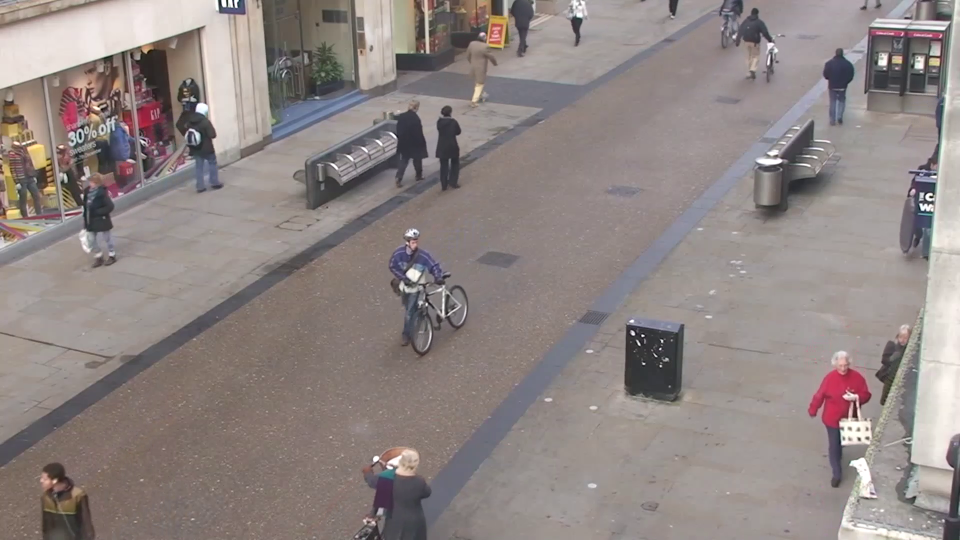
#> input picture frame 30 of Test_Video_Files/road.mp4, 1920 x 1080 px, given in place of highway.mp4, which was not available (shown at 1/2 size)
$ python main_MOT.py
#> lines starting #> are read from the running program, lines starting #| are printed output that depends on the picture; pictures that were not available may be replaced by others from this repository, and a replacement may not be noted
### MOG2_Detector_Euclidean_Distance_Tracker_OpenCV_Python/tracker.py
import math

class EuclideanDistanceTracker:

    def __init__(self):
        # Store the center positions of the objects
        self.center_points = {}

        # Keep the count of the IDs
        # Each time a new object is detected, the count will increase by one
        self.id_count = 0

    def update(self, object_boxes):
        # Object boxes and ids
        object_boxes_ids = []

        # Get center point of new object
        for object_box in object_boxes:
            x, y, w, h = object_box
            cx = (x + x + w) // 2
            cy = (y + y + h) // 2

            # Find out if that object was detected already
            same_object_detected = False
            for id, center_point in self.center_points.items():
                distance = math.hypot(cx - center_point[0], cy - center_point[1])

                if distance < 25:
                    self.center_points[id] = (cx, cy)

                    # print(self.center_points)

                    object_boxes_ids.append([x, y, w, h, id])
                    same_object_detected = True
                    break

            # New object is detected, we assign the ID to that object
            if same_object_detected is False:
                self.center_points[self.id_count] = (cx, cy)
                object_boxes_ids.append([x, y, w, h, self.id_count])
                self.id_count += 1

        # Clean the dictionary by center points to remove IDs not used anymore
        new_center_points = {}
        for object_box_id in object_boxes_ids:
            _, _, _, _, object_id = object_box_id
            center_point = self.center_points[object_id]
            new_center_points[object_id] = center_point

        # Update dictionary with IDs not used removed
        self.center_points = new_center_points.copy()

        return object_boxes_ids

### MOG2_Detector_Euclidean_Distance_Tracker_OpenCV_Python/main_MOT.py
import cv2
import sys
import time
from tracker import *

if __name__== "__main__":

    # Create tracker object
    tracker = EuclideanDistanceTracker()

    capture = cv2.VideoCapture("../Test_Video_Files/highway.mp4")

    if not capture.isOpened():
        print("Cannot open video file")
        sys.exit()

    ok, frame = capture.read()
#> frame is the input picture: shape (1080, 1920, 3); mean B, G, R 131.5, 133.7, 143.3
    if not ok:
        print("Cannot read video file")
        sys.exit()

    # Object detection
    object_detector = cv2.createBackgroundSubtractorMOG2(history = 100, varThreshold = 16)
    # object_detector = cv2.createBackgroundSubtractorKNN()

    # Initialize calculating FPS
    start = time.time_ns()
    frame_count = 0
    fps = -1

    while True:
        # Read a new frame
        ok, frame = capture.read()
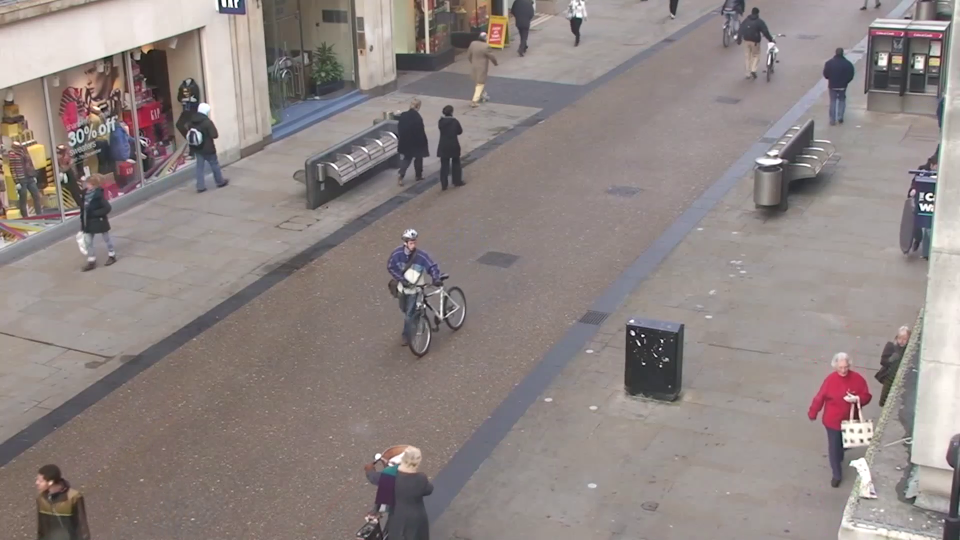
#> input picture frame 31 of Test_Video_Files/road.mp4, 1920 x 1080 px, given in place of highway.mp4, which was not available (shown at 1/2 size)
#> frame is the input picture: shape (1080, 1920, 3); mean B, G, R 131.3, 133.6, 143.2
        if not ok:
            break

        # Increase frame count
        frame_count += 1
        # timer = cv2.getTickCount()

        # Extract region of interest
        roi = frame[340:720, 500:800]
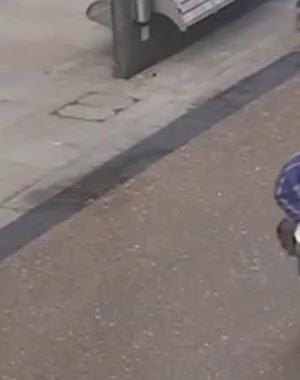
#> roi: shape (380, 300, 3); mean B, G, R 116.6, 120.1, 130.1
        # roi = frame

        # 1. Object Detection
        mask = object_detector.apply(roi)
#> mask: shape (380, 300); every value is 127
        _, mask = cv2.threshold(mask, 254, 255, cv2.THRESH_BINARY)
#> mask: shape (380, 300); every value is 0
        contours, _ = cv2.findContours(mask, cv2.RETR_TREE, cv2.CHAIN_APPROX_SIMPLE)
#> contours = []

        detections = []
        for contour in contours:
            # Calculate area and remove small elements
            area = cv2.contourArea(contour)
            if area > 100:
                # cv2.drawContours(roi, [contour], -1, (0, 255, 0), 2)
                x, y, w, h = cv2.boundingRect(contour)

                detections.append([x, y, w, h])
#> this loop made 0 passes
#> after the loop, detections = []

        # 2. Object Tracking
        boxes_ids = tracker.update(detections)
#> after the loop in update, `for object_box in object_boxes:`: self.center_points = 0 items; self.id_count = 0
#> after the loop in update, `for object_box_id in object_boxes_ids:`: new_center_points = 0 items
#> boxes_ids = []
        for box_id in boxes_ids:
            x, y, w, h, id = box_id
            cv2.putText(roi, str(id), (x, y - 15), cv2.FONT_HERSHEY_PLAIN, 2, (255, 0, 0), 2)
            cv2.rectangle(roi, (x, y), (x + w, y + h), (0, 255, 0), 3)

        # Calculate frames per second (FPS)
        # cv_fps = cv2.getTickFrequency() / (cv2.getTickCount() - timer)
        if frame_count >= 30:
            end = time.time_ns()
            fps = 1000000000 * frame_count / (end - start)
            frame_count = 0
            start = time.time_ns()

        # Display FPS on frame
        # cv2.putText(frame, "FPS: " + str(int(cv_fps)), (100, 50), cv2.FONT_HERSHEY_PLAIN, 1, (0, 255, 0), 2)
        if fps > 0:
            fps_label = "FPS: %.2f" % fps
            cv2.putText(frame, fps_label, (10, 25), cv2.FONT_HERSHEY_PLAIN, 1, (0, 0, 255), 2)

        cv2.imshow("roi", roi)
        cv2.imshow("Frame", frame)
        cv2.imshow("Mask", mask)

        key = cv2.waitKey(30)
#> (key Esc is pressed here)
        if key == 27:
            break

    capture.release()
    cv2.destroyAllWindows()

$ run again, starting later in the video
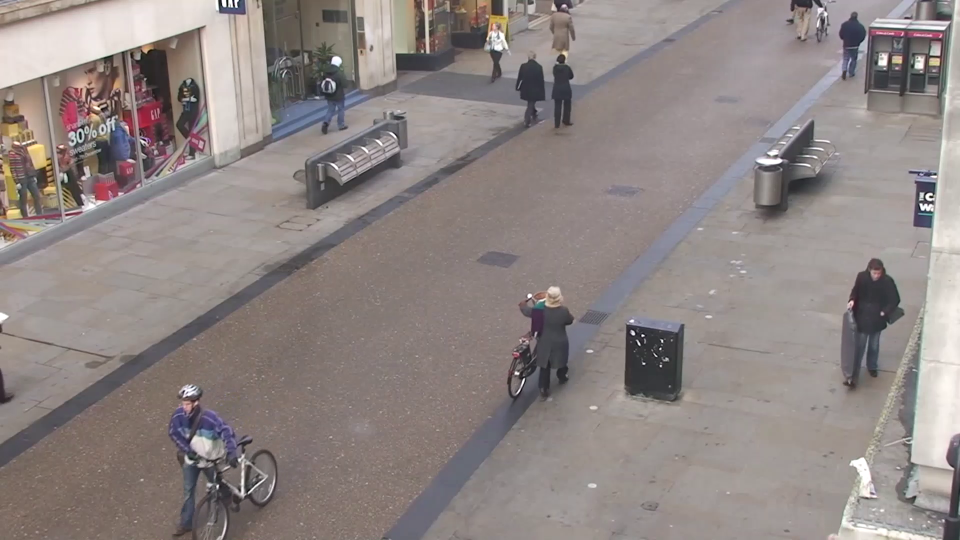
#> input picture frame 135 of Test_Video_Files/road.mp4, 1920 x 1080 px, given in place of highway.mp4, which was not available (shown at 1/2 size)
#> frame is the input picture: shape (1080, 1920, 3); mean B, G, R 131.7, 133.7, 142.8
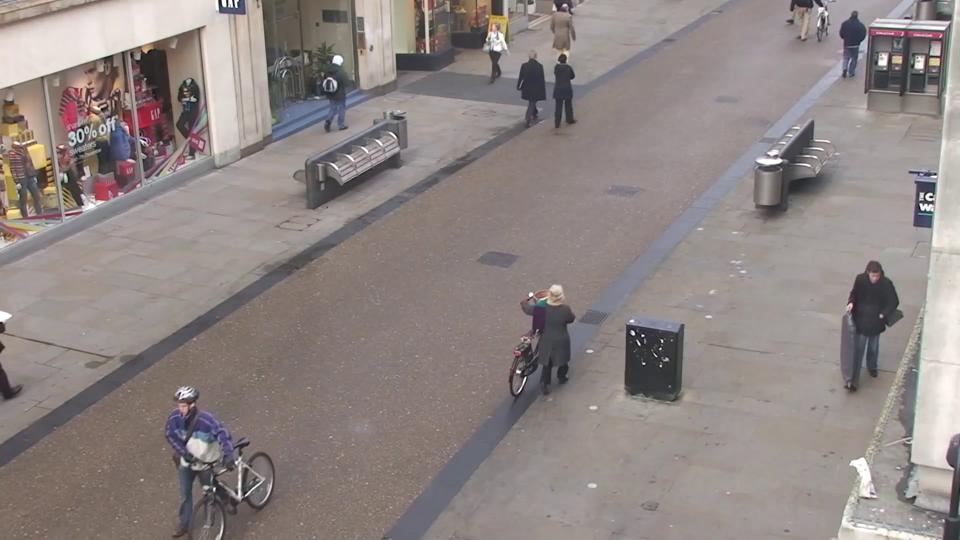
#> input picture frame 136 of Test_Video_Files/road.mp4, 1920 x 1080 px, given in place of highway.mp4, which was not available (shown at 1/2 size)
#> frame is the input picture: shape (1080, 1920, 3); mean B, G, R 131.6, 133.7, 142.7
#> `roi = frame[340:720, 500:800]`:
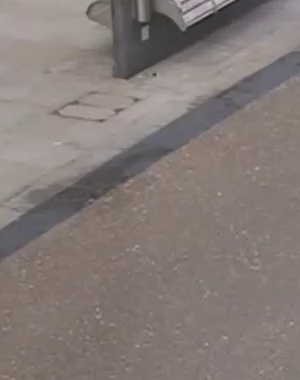
#> roi: shape (380, 300, 3); mean B, G, R 118.7, 122.1, 132
#> contours = []
#> after the loop in update, `for object_box in object_boxes:`: self.center_points = 0 items; self.id_count = 0
#> after the loop in update, `for object_box_id in object_boxes_ids:`: new_center_points = 0 items
#> boxes_ids = []

$ run again, starting later in the video
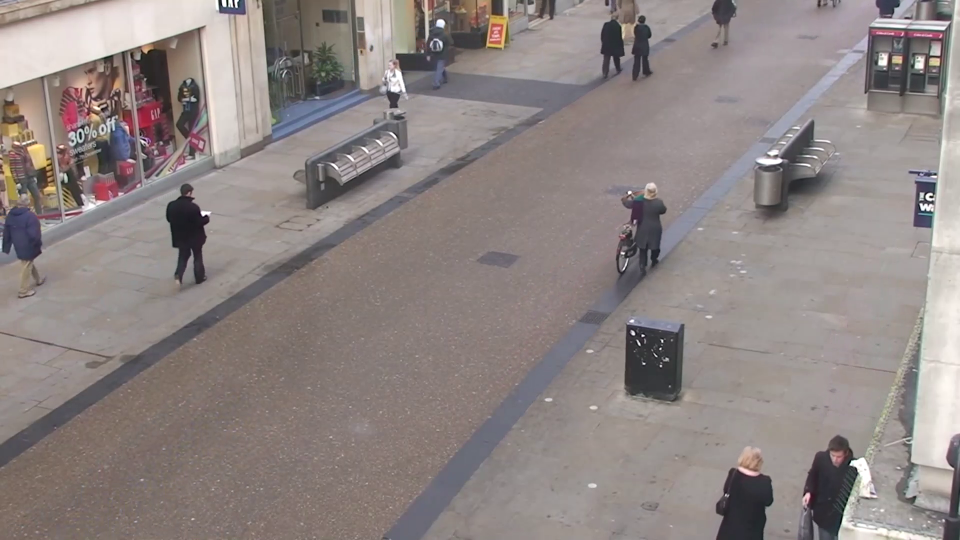
#> input picture frame 241 of Test_Video_Files/road.mp4, 1920 x 1080 px, given in place of highway.mp4, which was not available (shown at 1/2 size)
#> frame is the input picture: shape (1080, 1920, 3); mean B, G, R 131.2, 133, 142.2
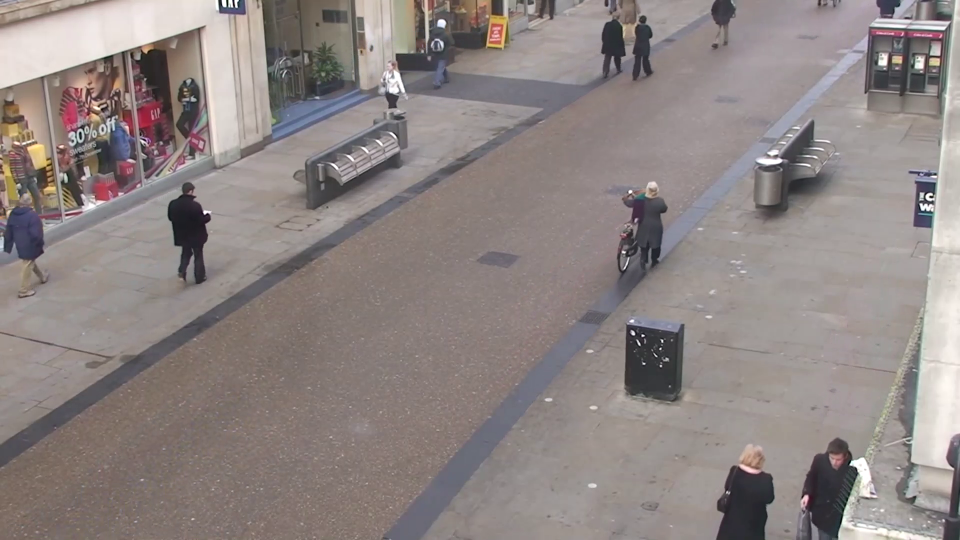
#> input picture frame 242 of Test_Video_Files/road.mp4, 1920 x 1080 px, given in place of highway.mp4, which was not available (shown at 1/2 size)
#> frame is the input picture: shape (1080, 1920, 3); mean B, G, R 131.2, 133, 142.2
#> `roi = frame[340:720, 500:800]`:
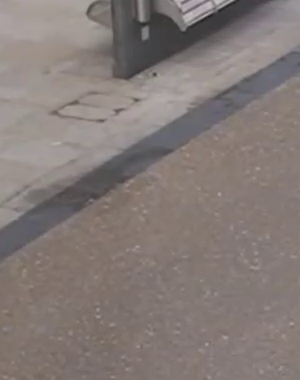
#> roi: shape (380, 300, 3); mean B, G, R 118.9, 122.3, 132.2
#> contours = []
#> after the loop in update, `for object_box in object_boxes:`: self.center_points = 0 items; self.id_count = 0
#> after the loop in update, `for object_box_id in object_boxes_ids:`: new_center_points = 0 items
#> boxes_ids = []
